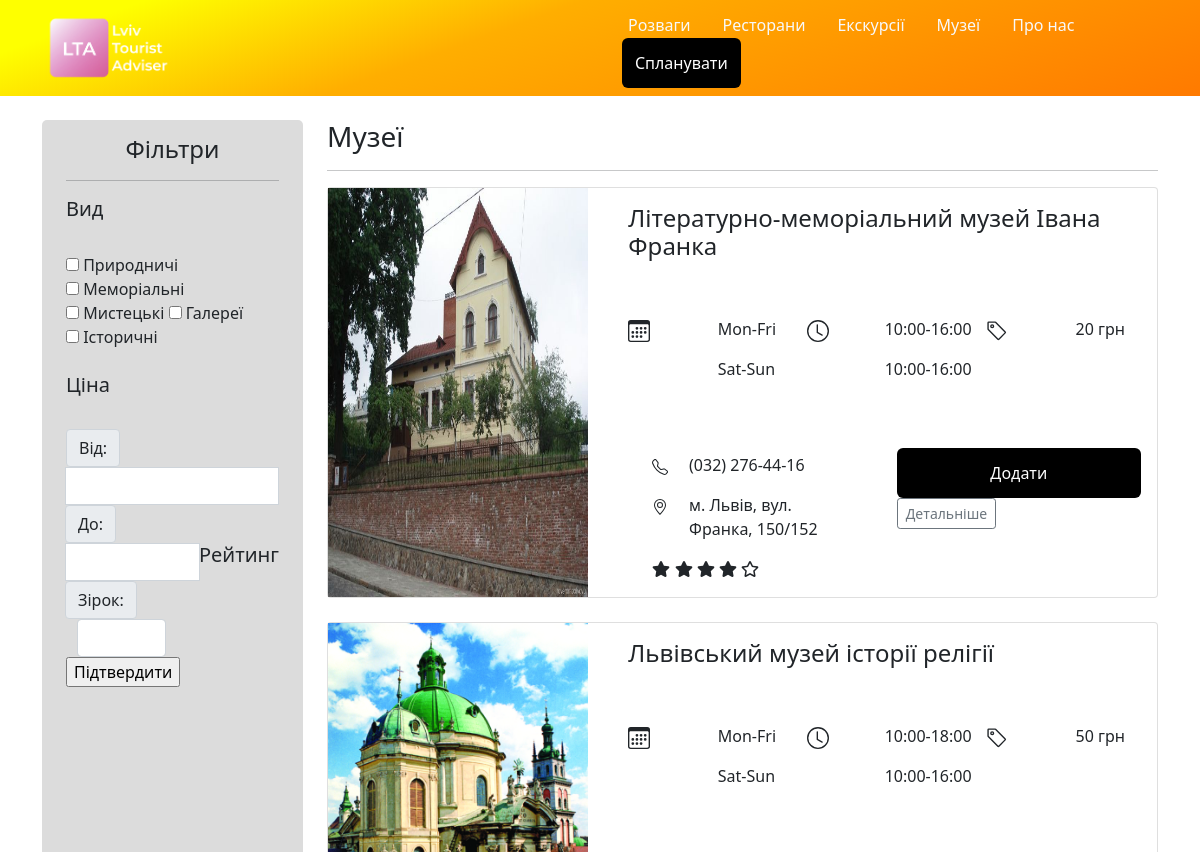
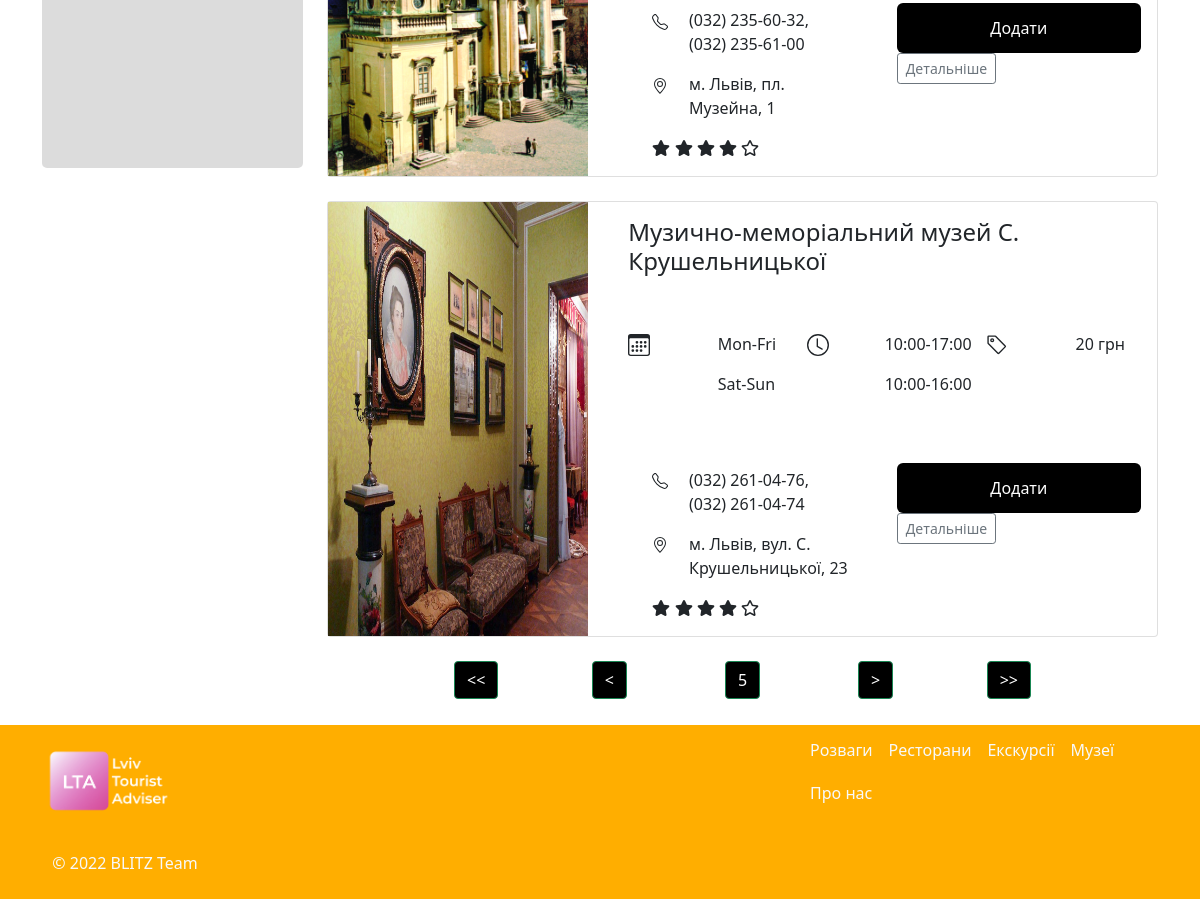
Screenshot of /museums/?page=5 with the database file from the repository (2 pictures, top to bottom).
### museums/models.py (models this page shows, shortened)
class Museums(models.Model):
    name = models.CharField(max_length=100)
    address = models.CharField(max_length=150)
    price = models.IntegerField()
    img_url = models.CharField(max_length=200)
    start_work_hour = models.CharField(max_length=10)
    end_work_hour = models.CharField(max_length=10)
    description = models.TextField()
    rating = models.DecimalField(max_digits=3, decimal_places=1)
    phone_number = models.CharField(max_length=80)
    category = models.IntegerField(null=True)

### museums/views.py (the view)
# urls.py: path('museums/', include('museums.urls')),
def museums(request):
    all_museums = Museums.objects.all()
    page = request.GET.get('page', 1)
    if not page:
        page = 1
    p = Paginator(all_museums, 5)
    page_response = p.page(page)
    data = {
        'all_museums': page_response,
        'pages': p
    }
    return render(request, 'museums/category.html', data)

### museums/views.py (called while the page is built)
@register.filter
def get_stars(value):
    return range(int(value))

@register.filter
def get_stars_o(value):
    return range(5 - int(value))

@register.filter
def get_img(museum):
    return f'/static/museums/photos/{museum.id}.jpg'

### museums/templates/museums/category.html (shortened to what this page needs)
{% extends "main/base.html" %}
{% load static %}
{% block head %}
  <link rel="stylesheet" href="{% static 'museums/category.css' %}">
  <link rel="stylesheet" href="https://cdnjs.cloudflare.com/ajax/libs/font-awesome/4.7.0/css/font-awesome.min.css">
{% endblock %}
{% block content %}
    <div class='row'>
      <div class='col-3'>
        <div class="container filter" style="background:#DCDCDC;height:900px;border-radius:5px;">
          <h4 class='text-dark' style="text-align:center;padding-top:15px;">Фільтри</h4>
          <hr class="bg-dark">
          <div class="row">
            <div class="col-12">
              <h5>Вид</h5><br>
              <form>
                <label class="custom-checkbox">
                  <input type="checkbox" value="value-1">
                    Природничі
                </label>
                <label class="custom-checkbox">
                  <input type="checkbox" value="value-1">
                    Меморіальні
                </label>
                <label class="custom-checkbox">
                  <input type="checkbox" value="value-1">
                    Мистецькі
                </label>
                <label class="custom-checkbox">
                  <input type="checkbox" value="value-1">
                    Галереї
                </label>
                <label class="custom-checkbox">
                  <input type="checkbox" value="value-1">
                    Історичні
                </label>
              </form>
              <br>
              <h5>Ціна</h5><br>
              <form>
                <div class="input-group">
                  <div class="input-group">
                    <span class="input-group-text" id="">Від:</span>
                  </div>
                  <input type="text" class="form-control">
                  <div class="input-group">
                    <span class="input-group-text" id="">До:</span>
                  </div>
                  <input type="text" class="form-control">
                   <br>
                  <h5>Рейтинг</h5><br>
                  <div class="input-group">
                      <span class="input-group-text" id="">Зірок:</span>
                    </div>
                  <div class="row">
                    <div class="col-6">
                      <input type="text" class="form-control">
                    </div>
                  </div>
                </div>
                <div >
                  <input class="filter" type="button" value="Підтвердити">
                </div>
              </form>
            </div>
          </div>
        </div>
      </div>
      <div class="col-9 content">
        <h3>Музеї</h3>
        <hr>
        {% for museum in all_museums.object_list %}
        <div class="card mb-4 box-shadow">
          <div class='row'>
            <div class='col-4'>
              <img class="card-img-thumbnail" data-src="holder.js/100px225?theme=thumb&amp;bg=55595c&amp;fg=eceeef&amp;text=Thumbnail" alt="Thumbnail [100%x225]" style="height: 100%; width: 100%; display: inline-block;" src="{{ museum|get_img }}" data-holder-rendered="true">
            </div>
            <div class="col-8">
              <div class="card-body">
                <h4>{{ museum.name }}</h4>
                <br>
                <br>
                  <div class="row">
                    <div class="col-4">
                      <div class="row">
                        <div class="col-6">
                        </div>
                        <div class="col-6">
                          <p style="text-align:left;">Mon-Fri</p>
                          <p style="text-align:left;">Sat-Sun</p>
                        </div>
                      </div>
                    </div>
                    <div class="col-4">
                      <div class="row">
                        <div class="col-6">
                          <svg xmlns="http://www.w3.org/2000/svg" width="22" height="22" fill="currentColor" class="bi bi-clock" viewBox="0 0 16 16">
                            <path d="M8 3.5a.5.5 0 0 0-1 0V9a.5.5 0 0 0 .252.434l3.5 2a.5.5 0 0 0 .496-.868L8 8.71V3.5z"/>
                            <path d="M8 16A8 8 0 1 0 8 0a8 8 0 0 0 0 16zm7-8A7 7 0 1 1 1 8a7 7 0 0 1 14 0z"/>
                          </svg>
                        </div>
                        <div class="col-6" style='padding:0;'>
                          <p style="text-align:left;">{{museum.start_work_hour}}-{{museum.end_work_hour}}</p>
                          <p style="text-align:left;">10:00-16:00</p>
                        </div>
                      </div>
                    </div>
                    <div class="col-4">
                      <div class="row">
                        <div class="col-6">
                        </div>
                        <div class="col-6">
                          <p style="text-align:left;">{{museum.price}} грн</p>
                        </div>
                      </div>
                    </div>
                  </div>
                  <br>
                  <br>
                  <div class="row" style="margin-top:8px;">
                    <div class="col-6" style="text-align:left;">
                      <div class="container-fluid" style="item-align:center">
                        <div class="row">
                          <div class="col-2">
                          </div>
                          <div class="col-10">
                            <p>{{museum.phone_number}}</p>
                          </div>
                        </div>
                        <div class="row">
                          <div class="col-2">
                          </div>
                          <div class="col-10">
                            <p>{{museum.address}}</p>
                          </div>
                          <div class="d-flex justify-content-left">
                            <div class="stars">
                              {% for i in museum.rating|get_stars %}
                              <i class="fa fa-star" aria-hidden="true"></i>
                              {% endfor %}
                              {% for i in museum.rating|get_stars_o %}
                              <i class="fa fa-star-o" aria-hidden="true"></i>
                              {% endfor %}
                            </div>
                          </div>
                        </div>
                      </div>
                    </div>
                    <div class="col-6">
                      <div class="button-group-vertical">
                        <a href="#" class="plan_a" style="text-decoration:none;">
                          <div class="plan_div add">
                            <p id="{{ museum.id }}" style="color:#fff;margin:0px;font-size:16px;">Додати</p>
                          </div>
                        </a>
                        <a href="{{ museum.id }}" style="text-decoration:none;"><button type="button" class="btn btn-sm btn-outline-secondary ui-btn ui-shadow ui-corner-all">Детальніше</button></a>
                      </div>
                    </div>
                  </div>
                </div>
              </div>
            </div>
          </div>
          {% endfor %}
          <div class="pages row m-3 justify-content-center text-center">
            <div class="col-2">
              <a class="btn btn-success" style="color: #fff;background:#000;" href="?page=1" role="button"><<</a>
            </div>
            <div class="col-2">
              <a class="btn btn-success" style="color: #fff;background:#000;" href="?page={% if all_museums.has_previous %}{{ all_museums.previous_page_number }}{% else %}1{% endif %}" role="button"><</a>
            </div>
            <div class="col-2">
              <a class="btn btn-success" style="color: #fff;background:#000;">{{ all_museums.number }}</a>
            </div>
            <div class="col-2">
              <a class="btn btn-success" style="color: #fff;background:#000;" href="?page={% if all_museums.has_next %}{{ all_museums.next_page_number }}{% else %}{{ pages.num_pages }}{% endif %}" role="button">></a>
            </div>
            <div class="col-2">
              <a class="btn btn-success" style="color: #fff;background:#000;" href="?page={{ pages.num_pages }}" role="button">>></a>
            </div>
          </div>
        </div>
      </div>
{% endblock %}

### museums/static/museums/category.css (style rules this page uses)
body { margin: 0; padding: 0; font-family: 'Open Sans', serif; background: #eee }
.content { width: 420px; margin-top: 100px }
.custom-checkbox>input { position: absolute; z-index: -1; opacity: 0; }
.plan_div { background:#000; width:100%; height:100%; text-align:center; border-radius:6px; padding:13px; }
.plan_a { margin-top:10px; margin-bottom:10px; }
p { font-family:Merriweather; }

### main/templates/main/base.html (style rules this page uses)
.plan_div { background:#000; width:100%; height:100%; text-align:center; border-radius:6px; padding:13px; margin-top:-5px; }

### rows the page displays
Museums: shows a picture, name "Літературно-меморіальний музей Івана Франка", start_work_hour "10:00", end_work_hour "16:00", price "20", phone_number "(032) 276-44-16", address "м. Львів, вул. Франка, 150/152"
Museums: shows a picture, name "Львівський музей історії релігії", start_work_hour "10:00", end_work_hour "18:00", price "50", phone_number "(032) 235-60-32, (032) 235-61-00", address "м. Львів, пл. Музейна, 1"
Museums: shows a picture, name "Музично-меморіальний музей С. Крушельницької", start_work_hour "10:00", end_work_hour "17:00", price "20", phone_number "(032) 261-04-76, (032) 261-04-74", address "м. Львів, вул. С. Крушельницької, 23"

### other values shown
{{ all_museums.number }} "5"
